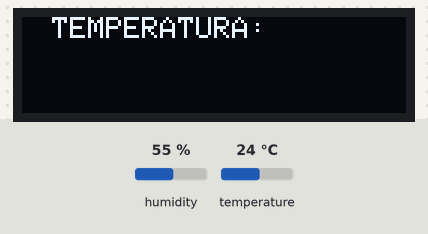
Recording of a sketch running on a simulated Arduino Uno, built with avr-gcc and run on an emulated ATmega328P. Parts: 128×32 one-colour display. The test bench sets the inputs (shaded band); at power-on: humidity 55 %, temperature 24 °C. The display library's start-up logo is not drawn.

Above: at 4.1 s.
At 12.7 s:
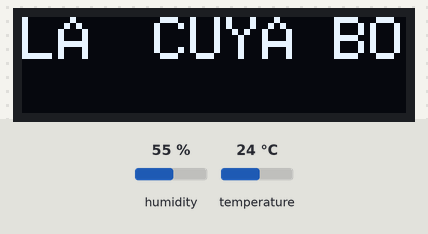
At 15.1 s:
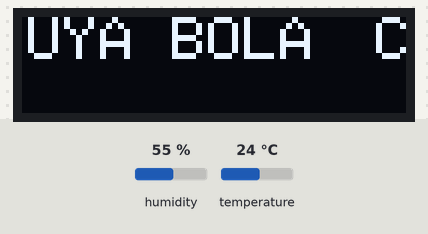
At 17.5 s:
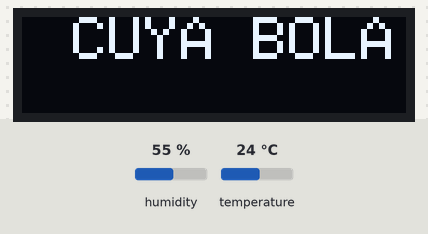
At 22.2 s:
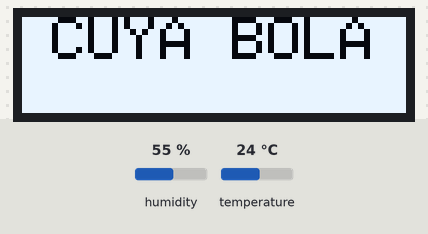
At 23.2 s:
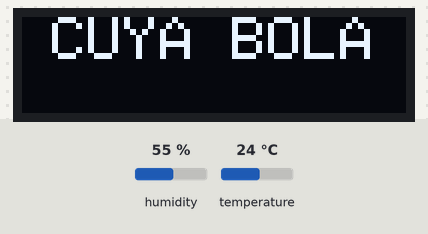

Measured:
- what the display in image 0 shows lasts 7.0 s, from 4.1 s to 11.1 s
- what the display in image 4 shows lasts 1.0 s, from 22.2 s to 23.2 s

The sketch:

main.ino
```cpp
#include <SPI.h>
#include <Wire.h>
#include <Adafruit_GFX.h>
#include <Adafruit_SSD1306.h>

#include <DHT.h>           //Cargamos la librería DHT
#define DHTTYPE   DHT22   //Definimos el modelo DHT22
#define DHTPIN    4     // Se define el pin D4 del ESP32 para conectar el sensor DHT22

#define SCREEN_WIDTH 128 // OLED display width, in pixels
#define SCREEN_HEIGHT 32 // OLED display height, in pixels

// Declaration for an SSD1306 display connected to I2C (SDA, SCL pins)
// The pins for I2C are defined by the Wire-library.
// On an arduino UNO:       A4(SDA), A5(SCL)
// On an arduino MEGA 2560: 20(SDA), 21(SCL)
// On an arduino LEONARDO:   2(SDA),  3(SCL), ...
#define OLED_RESET     -1 // Reset pin # (or -1 if sharing Arduino reset pin)
#define SCREEN_ADDRESS 0x3C ///< See datasheet for Address; 0x3D for 128x64, 0x3C for 128x32
Adafruit_SSD1306 display(SCREEN_WIDTH, SCREEN_HEIGHT, &Wire, OLED_RESET);

#define NUMFLAKES     10 // Number of snowflakes in the animation example

#define LOGO_HEIGHT   16
#define LOGO_WIDTH    16

DHT dht(DHTPIN, DHTTYPE, 22);

void setup() {
  Serial.begin(115200);
  dht.begin();
  // SSD1306_SWITCHCAPVCC = generate display voltage from 3.3V internally
  if(!display.begin(SSD1306_SWITCHCAPVCC, SCREEN_ADDRESS)) {
    Serial.println(F("SSD1306 allocation failed"));
    for(;;); // Don't proceed, loop forever
  }

  // Show initial display buffer contents on the screen --
  // the library initializes this with an Adafruit splash screen.
  display.display();
  delay(2000); // Pause for 2 seconds

  // Clear the buffer
  display.clearDisplay();

  // Draw a single pixel in white
  display.drawPixel(10, 10, SSD1306_WHITE);

  // Show the display buffer on the screen. You MUST call display() after
  // drawing commands to make them visible on screen!
  display.display();
  delay(2000);

  testscrolltext();    // Draw scrolling text

  // Invert and restore display, pausing in-between
  display.invertDisplay(true);
  delay(1000);
  display.invertDisplay(false);
  delay(1000);
}

void loop() {
  float h = dht.readHumidity(); //Se lee la humedad y se asigna el valor a "h"
  float t = dht.readTemperature(); //Se lee la temperatura y se asigna el valor a "t"
  String stringOne = String(t, 1);// using a float and the decimal places

  display.clearDisplay();

  display.setTextSize(1);             // Normal 1:1 pixel scale
  display.setTextColor(SSD1306_WHITE);        // Draw white text
  display.setCursor(0,0);             // Start at top-left corner
  display.println(F("Temperatura:"));

  display.setTextColor(SSD1306_BLACK, SSD1306_WHITE); // Draw 'inverse' text
  display.println(stringOne);


  /*Serial.println("Humedad: ");
  Serial.println(h);
  Serial.println("Temperatura: ");
  Serial.println(t);*/
  delay(5000);
}


void testscrolltext(void) {
  display.clearDisplay();

  display.setTextSize(1.5); // Draw 2X-scale text
  display.setTextColor(SSD1306_WHITE);
  display.setCursor(10, 0);
  display.println(F("TEMPERATURA: "));
  display.display();      // Show initial text

  // Wait a few seconds between measurements.
  delay(2000);

  // Reading temperature or humidity takes about 250 milliseconds!
  // Sensor readings may also be up to 2 seconds 'old' (its a very slow sensor)
  float h = dht.readHumidity();
  // Read temperature as Celsius (the default)
  float t = dht.readTemperature();

  // Check if any reads failed and exit early (to try again).
  if (isnan(h) || isnan(t) ){
    display.println(F("ERROR"));
    return;
  } else {
    String temp = String(dht.readTemperature());
    display.print(temp);
  }

  delay(5000);

  display.clearDisplay();

  display.setTextSize(2); // Draw 2X-scale text
  display.setTextColor(SSD1306_WHITE);
  display.setCursor(10, 0);
  display.println(F("CUYA BOLA"));
  display.display();      // Show initial text
  delay(100);

  // Scroll in various directions, pausing in-between:
  display.startscrollright(0x00, 0x0F);
  delay(2000);
  display.stopscroll();
  delay(1000);
  display.startscrollleft(0x00, 0x0F);
  delay(2000);
  display.stopscroll();
  delay(1000);
  display.startscrolldiagright(0x00, 0x07);
  delay(2000);
  display.startscrolldiagleft(0x00, 0x07);
  delay(2000);
  display.stopscroll();
  delay(1000);
}

#define XPOS   0 // Indexes into the 'icons' array in function below
#define YPOS   1
#define DELTAY 2
```
